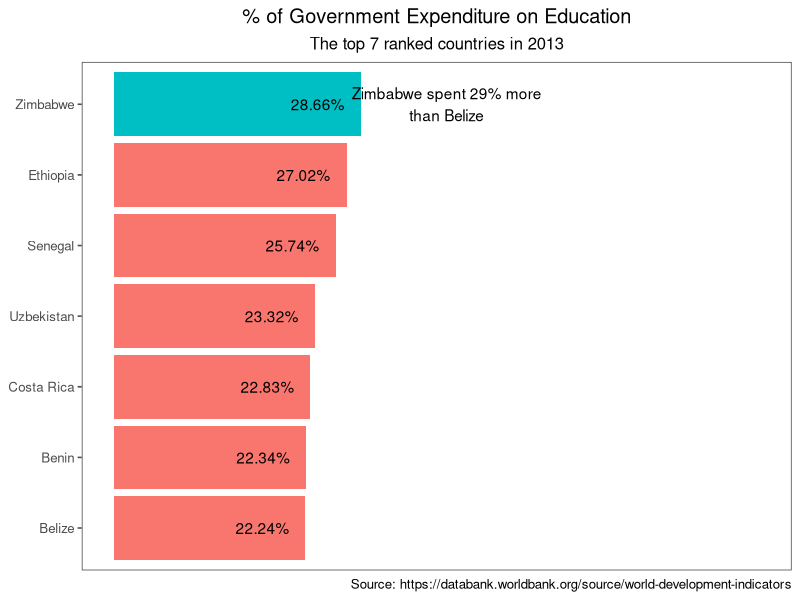

The R script that drew this image:
# Input load. Please do not change #
setwd("<location where the 'input.csv' file is located>")
`dataset` = read.csv('input.csv', check.names = FALSE, encoding = "UTF-8", blank.lines.skip = FALSE);
# Original Script. Please update your script content here and once completed copy below section back to the original editing window #
# The following code to create a dataframe and remove duplicated rows is always executed and acts as a preamble for your script: 

# dataset <- data.frame(Country Name, Percent Education Expenditure Ranking)
# dataset <- unique(dataset)

# Paste or type your script code here:
library(tidyverse)
library(scales)
library(ggthemes)

currentColumns <- sort(colnames(dataset))
requiredColumns <- c("Country", "Total Expend %", "Year")
columnTest <- isTRUE(all.equal(currentColumns, requiredColumns))
reportYear <- unique(dataset$Year)

if (length(reportYear) == 1 & columnTest) {
  
  plotdata <- 
    dataset %>%
    mutate(
      rank = dense_rank(desc(`Total Expend %`)),
      `Country` = fct_reorder(`Country`, rank, .desc = TRUE), 
      callout = ifelse(rank == 1, TRUE, FALSE)
    ) %>%
    filter(rank <= 7)
  
  countryToAnnotate <- plotdata$`Country`[plotdata$rank == 1]
  minExpenditure <- min(plotdata$`Total Expend %`)
  maxExpenditure <- max(plotdata$`Total Expend %`)
  minCountry <- 
    plotdata$`Country`[
      which(plotdata$`Total Expend %` == minExpenditure)]
  minCountry <- paste(minCountry, collapse = " & ") 
  maxCountry <- 
    plotdata$`Country`[
      which(plotdata$`Total Expend %` == maxExpenditure)]
  maxCountry <- paste(maxCountry, collapse = " & ")
  mainTitle = "% of Government Expenditure on Education"
  subTitle = 
    paste(
      "The top 7 ranked countries in", 
      reportYear, 
      sep = " ")
  caption = "Source: https://databank.worldbank.org/source/world-development-indicators"
  
  label_val <- 
    str_wrap(
      paste(maxCountry, "spent",  
            percent((maxExpenditure/minExpenditure-1)), 
            "more than", minCountry, sep = " "),
      width = 25
    )
  
  p <- 
    ggplot(
      data = plotdata, 
      aes(x = `Country`, y = `Total Expend %`, fill = callout,   
          label = percent(`Total Expend %`))
    ) +
    geom_bar(stat="identity", aes(fill = callout)) +
    geom_text(nudge_y = -0.05) +
    scale_y_continuous(
      limits = c(0,0.75), labels = NULL, breaks = NULL) +
    coord_flip() +
    annotate(
      "text", 
      label = label_val, 
      x = countryToAnnotate[1], 
      y = maxExpenditure + 0.1) +
    labs(
      title = mainTitle, 
      subtitle = subTitle, 
      caption = caption
    ) +
    xlab(label = NULL) +
    ylab(label = NULL) +
    guides(fill=FALSE) +
    theme_few() +
    theme(
      plot.title = element_text(hjust = 0.5), 
      plot.subtitle = element_text(hjust = 0.5))
  p
  
} else {
  plot.new()
  title("The data supplied did not meet the requirements of the chart.")
}
